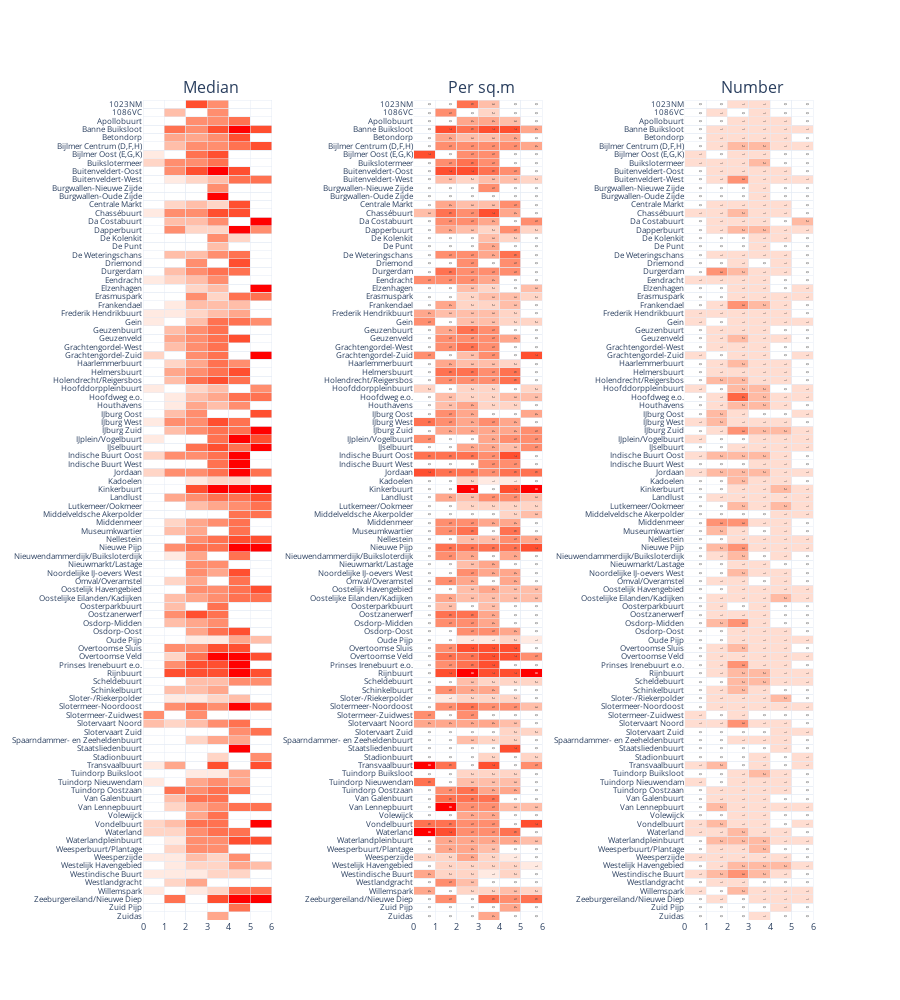

Notebook code for this chart:
### Code cell
colors = ['#ffffff', '#ffeae2', '#ffd5c6', '#ffbea9', '#ffa78c', '#ff8e6f', '#ff7251', '#ff4f30', '#ff0000']
colors_count = ['#ffffff', '#ffddd1', '#ffbaa3', '#ff9375', '#ff6644', '#ff0000']
fig = make_subplots(rows=1, cols=3, horizontal_spacing = 0.2, column_widths=[0.33, 0.33, 0.33],
                   shared_yaxes=False, subplot_titles=("Median", 'Per sq.m', 'Number')) 
# median plot
plot = pivot_median.fillna(0).copy()
y = plot.index.sort_values(ascending=False).to_list()
for i,j in enumerate(plot.columns[0:6]):
    fig.add_trace(go.Bar(y=y, 
                         x=[1]*98,
                         orientation='h',
                         marker_color=np.array(colors)[plot[j].values.astype('int')],
                         textfont = {'size':11,
                                     'color': 'black'
                                    },
                         #text=plot[j].values,
                         #textposition='inside',
                         #textangle=0,
                         
                        ), 1,1
                 )
# area median plot
plot = pivot_median_area.fillna(0).copy()
for i,j in enumerate(plot.columns[0:6]):
    fig.add_trace(go.Bar(y=y, 
                         x=[1]*98,
                         orientation='h',
                         text=plot[j].values,
                         marker_color=np.array(colors)[plot[j].values.astype('int')]
                        ), 1,2
                 )
# count  plot
plot = pivot_count.fillna(0).copy()
for i,j in enumerate(plot.columns[0:6]):
    fig.add_trace(go.Bar(y=y, 
                         x=[1]*98,
                         orientation='h',
                         text=plot[j].values,
                         marker_color=np.array(colors_count)[plot[j].values.astype('int')]
                        ), 1,3
                 )
    
for i in ['xaxis','yaxis','xaxis3','yaxis3','xaxis2','yaxis2']:
    if 'xaxis' not in i:
        fig.layout[i]['nticks'] = 100
        fig.layout[i]['tickfont'] = {"size": 8}
       
    if 'xaxis' in i:
        fig.layout[i]['showgrid'] = True
        fig.layout[i]['gridwidth'] = 0.05
        fig.layout[i]['showgrid'] = True
        fig.layout[i]['gridcolor'] = '#EEEEEE'
        fig.layout[i]['nticks'] = 10
        fig.layout[i]['tickfont'] = {"size": 9}
        
fig.update_layout(barmode='stack', 
                  width=900,
                  height=1000,
                  paper_bgcolor='rgba(0,0,0,0)',
                  plot_bgcolor='rgba(0,0,0,0)',
                  bargap=0,
                  showlegend=False
                 )
fig.show()
